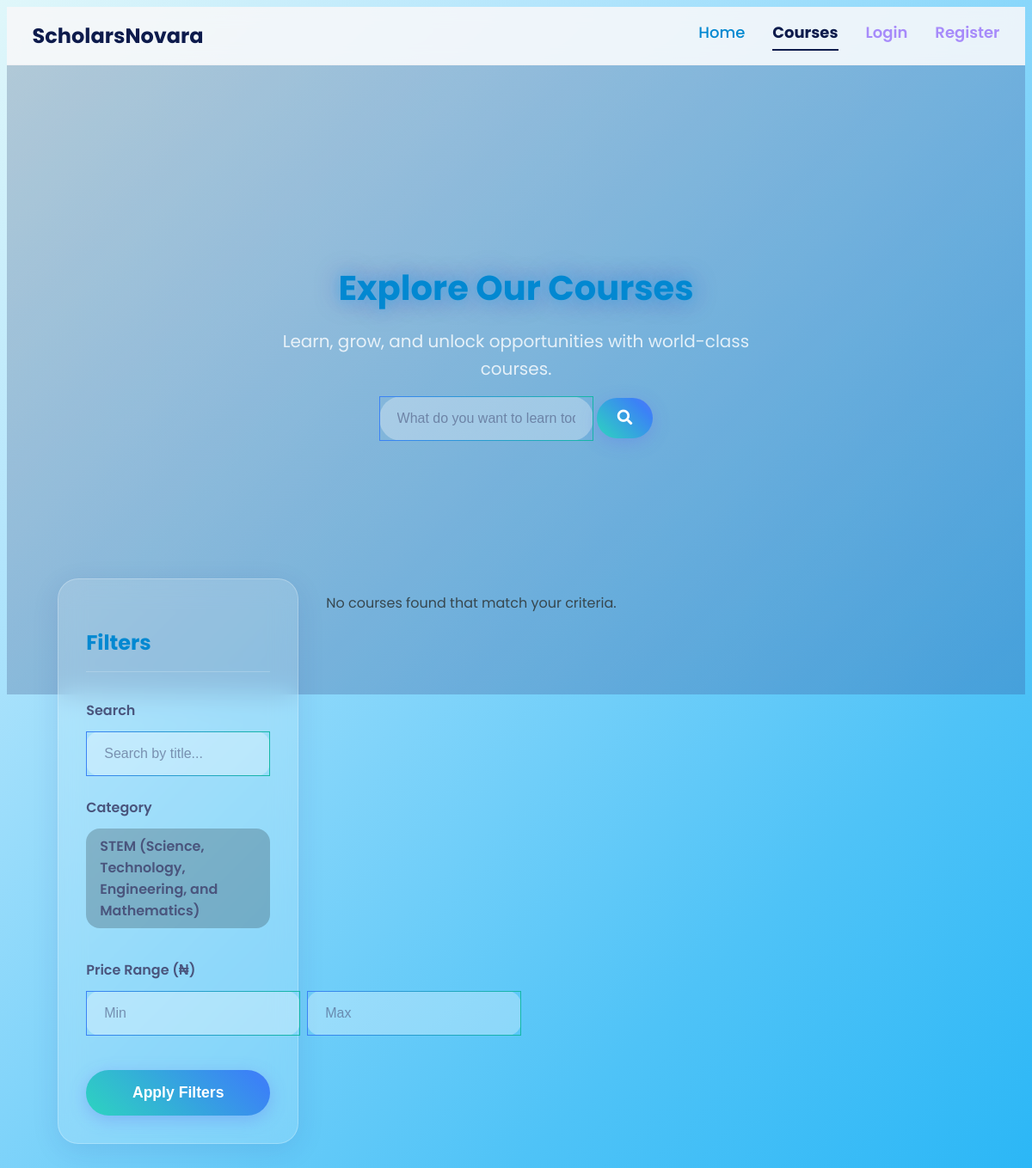
/courses, run on an earlier commit of the app's database.
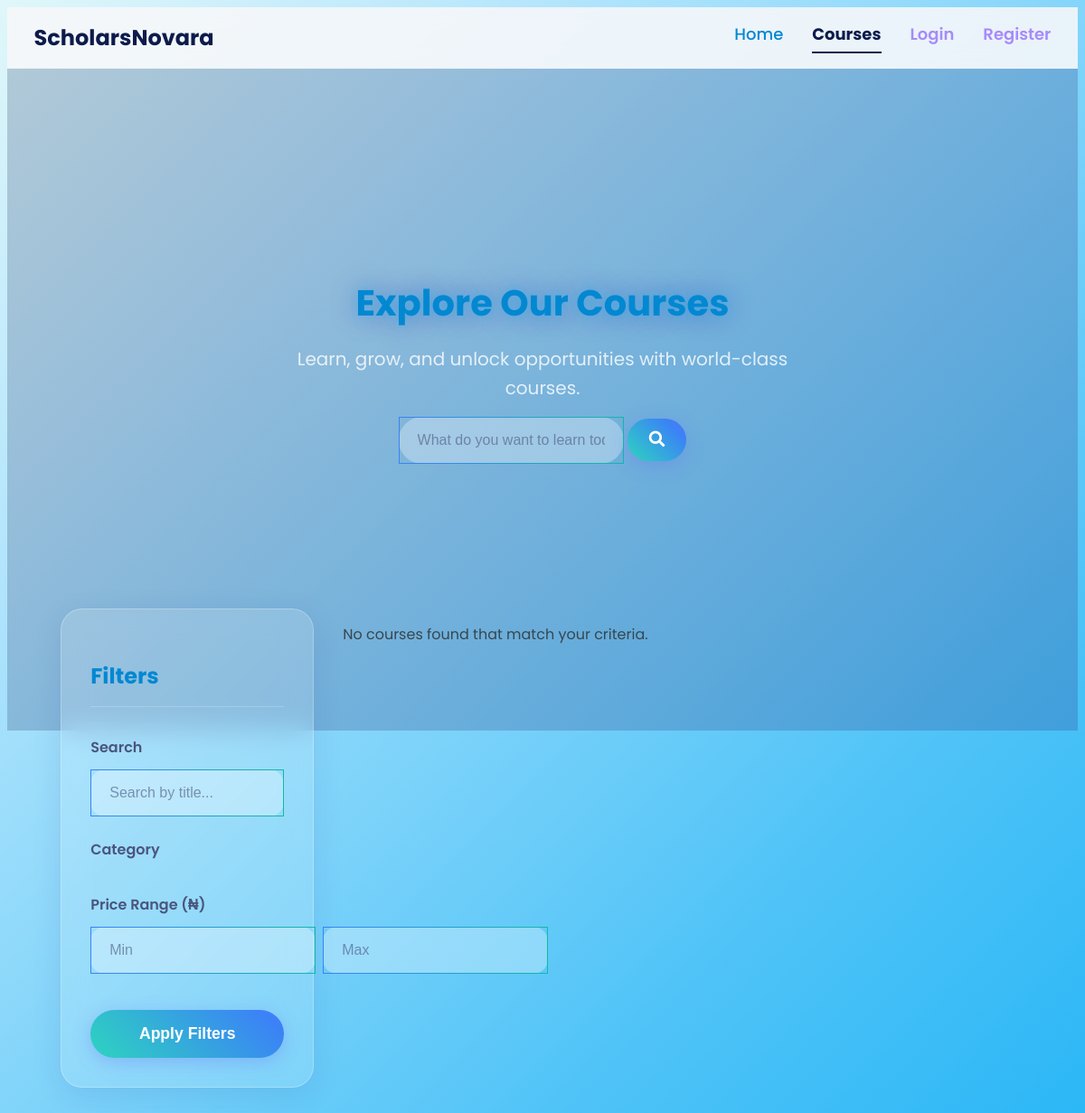
And on a later commit of the database.
### models.py (models this page shows, shortened)
class Category(db.Model):
    id = db.Column(db.Integer, primary_key=True)
    name = db.Column(db.String(100), unique=True, nullable=False)
    courses = db.relationship('Course', backref='category', lazy=True)

### routes.py (the view)
@main.route('/courses')
def courses():
    page = request.args.get('page', 1, type=int)
    query = Course.query.filter_by(approved=True)
    search_term = request.args.get('search')
    if search_term:
        query = query.filter(Course.title.ilike(f'%{search_term}%'))
    category_ids = request.args.getlist('category')
    if category_ids:
        query = query.filter(Course.category_id.in_(category_ids))
    min_price = request.args.get('min_price', type=int)
    max_price = request.args.get('max_price', type=int)
    if min_price is not None:
        query = query.filter(Course.price_naira >= min_price)
    if max_price is not None:
        query = query.filter(Course.price_naira <= max_price)
    courses_pagination = query.order_by(Course.title).paginate(page=page, per_page=9)
    categories = Category.query.all()
    return render_template('courses.html', courses=courses_pagination, categories=categories)

### templates/courses.html (shortened to what the changed rows need)
{% extends "base.html" %}
{% block styles %}
    <link rel="stylesheet" href="{{ url_for('static', filename='css/courses.css') }}">
{% endblock %}
{% block content %}
<div class="courses-page-container">
    <section class="courses-hero">
        <div class="hero-content">
            <h1 class="hero-title">Explore Our Courses</h1>
        </div>
    </section>
    <div class="courses-layout">
        <aside class="filters-panel-wrapper">
            <div class="filters-panel form-container-glassy" style="padding: 2rem; margin: 0;">
                <form action="{{ url_for('main.courses') }}" method="get">
                    <div class="form-group">
                        <div class="category-pills">
                            {% for category in categories %}
                                <div class="pill-option">
                                    <label for="cat-{{ category.id }}">{{ category.name }}</label>
                                </div>
                            {% endfor %}
                        </div>
                    </div>
                </form>
            </div>
        </aside>
    </div>
</div>
{% endblock %}

What changed in the data, as far as the page shows it:
removed Category: name "STEM (Science, Technology, Engineering, and Mathematics)"
